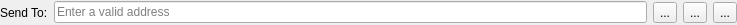
<?xml version="1.0" encoding="UTF-8"?>
<ui version="4.0">
 <class>MessageAddressFrame</class>
 <widget class="QFrame" name="MessageAddressFrame">
  <property name="geometry">
   <rect>
    <x>0</x>
    <y>0</y>
    <width>737</width>
    <height>25</height>
   </rect>
  </property>
  <property name="windowTitle">
   <string>Frame</string>
  </property>
  <property name="frameShape">
   <enum>QFrame::NoFrame</enum>
  </property>
  <property name="frameShadow">
   <enum>QFrame::Raised</enum>
  </property>
  <layout class="QHBoxLayout" name="horizontalLayout">
   <property name="leftMargin">
    <number>0</number>
   </property>
   <property name="topMargin">
    <number>0</number>
   </property>
   <property name="rightMargin">
    <number>0</number>
   </property>
   <property name="bottomMargin">
    <number>0</number>
   </property>
   <item>
    <widget class="QLabel" name="label">
     <property name="text">
      <string>Send To:</string>
     </property>
    </widget>
   </item>
   <item>
    <widget class="QLineEdit" name="m_addressEdit">
     <property name="placeholderText">
      <string>Enter a valid address</string>
     </property>
   </widget>
   </item>
   <item>
    <widget class="QToolButton" name="m_addressBookButton">
     <property name="cursor">
      <cursorShape>PointingHandCursor</cursorShape>
     </property> 
     <property name="text">
      <string>...</string>
     </property>
     <property name="icon">
      <iconset resource="../../resources.qrc">
       <normaloff>:/icons/address-book</normaloff>:/icons/address-book</iconset>
     </property>
    </widget>
   </item>
   <item>
    <widget class="QToolButton" name="m_pasteButton">
     <property name="cursor">
      <cursorShape>PointingHandCursor</cursorShape>
     </property> 
     <property name="text">
      <string>...</string>
     </property>
     <property name="icon">
      <iconset resource="../../resources.qrc">
       <normaloff>:/icons/paste</normaloff>:/icons/paste</iconset>
     </property>
    </widget>
   </item>
   <item>
    <widget class="QToolButton" name="m_removeButton">
     <property name="cursor">
      <cursorShape>PointingHandCursor</cursorShape>
     </property>       
     <property name="text">
      <string>...</string>
     </property>
     <property name="icon">
      <iconset resource="../../resources.qrc">
       <normaloff>:/icons/remove</normaloff>:/icons/remove</iconset>
     </property>
    </widget>
   </item>
  </layout>
 </widget>
 <resources>
  <include location="../../resources.qrc"/>
 </resources>
 <connections>
  <connection>
   <sender>m_addressBookButton</sender>
   <signal>clicked()</signal>
   <receiver>MessageAddressFrame</receiver>
   <slot>addressBookClicked()</slot>
   <hints>
    <hint type="sourcelabel">
     <x>650</x>
     <y>17</y>
    </hint>
    <hint type="destinationlabel">
     <x>368</x>
     <y>17</y>
    </hint>
   </hints>
  </connection>
  <connection>
   <sender>m_pasteButton</sender>
   <signal>clicked()</signal>
   <receiver>MessageAddressFrame</receiver>
   <slot>pasteClicked()</slot>
   <hints>
    <hint type="sourcelabel">
     <x>684</x>
     <y>17</y>
    </hint>
    <hint type="destinationlabel">
     <x>368</x>
     <y>17</y>
    </hint>
   </hints>
  </connection>
  <connection>
   <sender>m_removeButton</sender>
   <signal>clicked()</signal>
   <receiver>MessageAddressFrame</receiver>
   <slot>deleteLater()</slot>
   <hints>
    <hint type="sourcelabel">
     <x>718</x>
     <y>17</y>
    </hint>
    <hint type="destinationlabel">
     <x>368</x>
     <y>17</y>
    </hint>
   </hints>
  </connection>
  <connection>
   <sender>m_addressEdit</sender>
   <signal>textEdited(QString)</signal>
   <receiver>MessageAddressFrame</receiver>
   <slot>addressEdited(QString)</slot>
   <hints>
    <hint type="sourcelabel">
     <x>347</x>
     <y>17</y>
    </hint>
    <hint type="destinationlabel">
     <x>368</x>
     <y>17</y>
    </hint>
   </hints>
  </connection>
 </connections>
 <slots>
  <slot>addressBookClicked()</slot>
  <slot>pasteClicked()</slot>
 </slots>
</ui>
